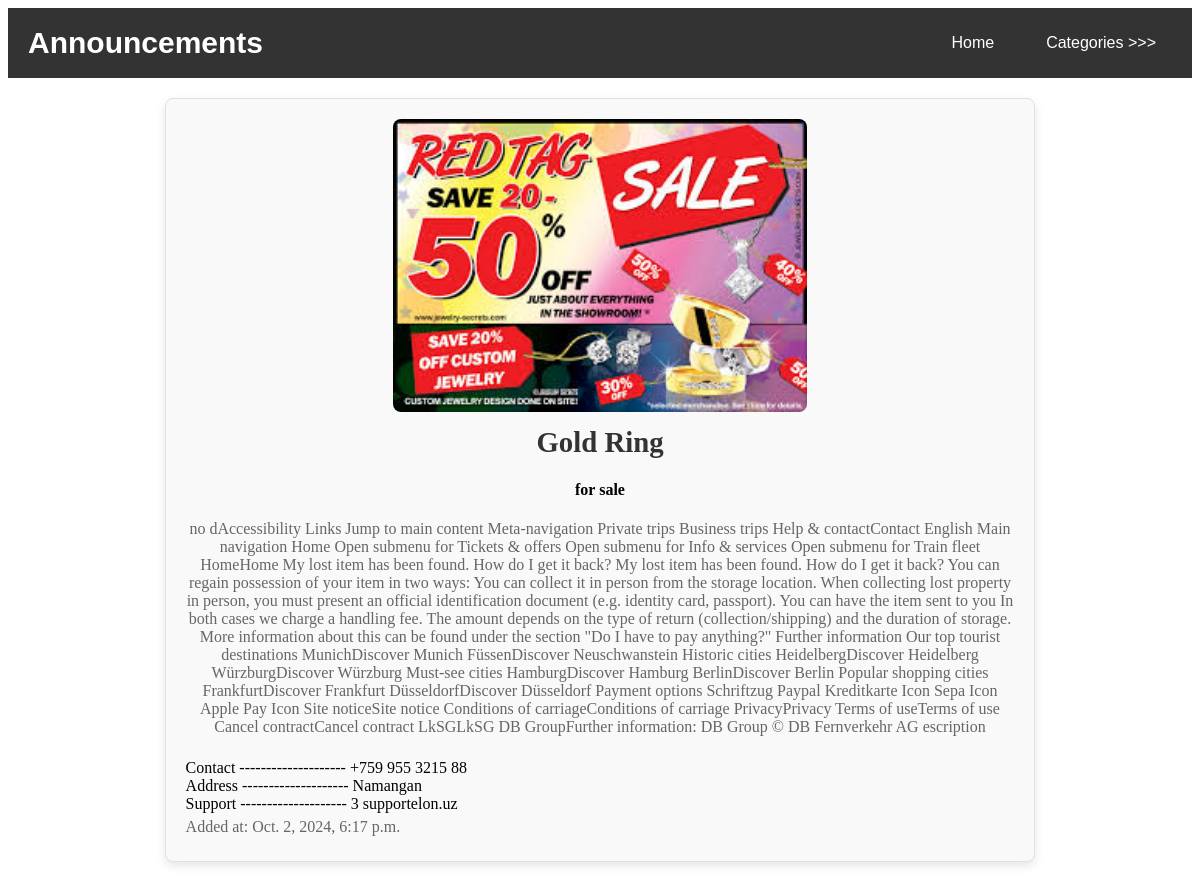
Screenshot of /announcement/3 with the database file from the repository.
### home/models.py (models this page shows, shortened)
class Announcement(models.Model):
    category = models.ForeignKey(Category, on_delete=models.CASCADE)
    title = models.CharField(max_length=100)
    description = models.TextField(default='no description', help_text='Description')
    image = models.ImageField(upload_to='announcement/', null=True, blank=True)
    address = models.CharField(max_length=300, null=True, blank=True)
    added_time = models.DateTimeField(auto_now_add=True)

class Category(models.Model):
    name = models.CharField(max_length=50)
    def __str__(self):
        return self.name

### home/views.py (the view)
# urls.py: path('announcement/<int:announcement_id>', announcement_detail, name='detail'),
def announcement_detail(request, announcement_id):
    elon = Announcement.objects.get(id=announcement_id)
    category = Category.objects.all()
    context = {
        'elon': elon,
        'category': category,
    }
    return render(request, 'detail.html', context)

### templates/detail.html (shortened to what this page needs)
<!DOCTYPE html>
<html lang="en">
<head>
</head>
<body>
    <nav class="navbar">
        <div class="logo">Announcements</div>
        <ul class="nav-links">
            <li><a href="{% url 'homepage' %}">Home</a></li>
            <li class="dropdown">
                <a href="#">Categories >>></a>
            </li>
        </ul>
    </nav>
<div class="elon">
    {%  if elon.image and elon.image.url %}
                      <img src="{{ elon.image.url }}" alt="{{ elon.title }}">
                      {% else %}
                      <img src="https://lh4.googleusercontent.com/proxy/EWm9FVpPqF7N5rcraSRF-UMDuwBzfkA2tYNH73WwfdaqqrhD7V-TQL22-XP7fOgbjSp4X836b8_TVTYw1JN7bSJuUHbgtMURdiA2n-lyFKYnnpRzFzCJ72kCEw" alt="Placeholder image" height="300">
                      {% endif %}
    <h1>{{ elon.title }}</h1>
    <h4>{{ elon.category }}</h4>
    <p>{{ elon.description }}</p><br>
    <div align="left">
      <h7 align="left"> Contact -------------------- +759 955 3215 88</h7><br>
    <h7 align="left"> Address -------------------- {{ elon.address }}</h7><br>
    <h7 align="left"> Support -------------------- {{ elon.id }} supportelon.uz</h7><br>
    <p>Added at: {{ elon.added_time }}</p>
</div>
</body>
</html>

### templates/detail.html (style rules this page uses)
.navbar { background-color: #333; color: #fff; display: flex; justify-content: space-between; align-items: center; padding: 10px 20px; font-family: Arial, sans-serif; }
.navbar .logo { font-size: 30px; font-weight: bold; }
.nav-links { list-style: none; display: flex; gap: 20px; }
.nav-links li { position: relative; }
.nav-links a { color: white; text-decoration: none; padding: 8px 16px; transition: background-color 0.3s ease; }
.elon { background-color: #f9f9f9; border: 1px solid #e0e0e0; border-radius: 8px; padding: 20px; max-width: 70%; margin: 20px auto; box-shadow: 0 4px 10px rgba(0, 0, 0, 0.1); text-align: center; }
.elon img { width: 50%; height: auto; border-radius: 8px; }
.elon h1 { font-size: 1.8em; color: #333; margin: 10px 0; }
.elon p { color: #666; margin: 5px 0; }

### rows the page displays
Announcement: image (picture), title "Gold Ring", category "for sale", description "no dAccessibility Links Jump to main content Meta-navigation Private trips Business trips Help & contactContact English Main navigation Home Open submenu for Tickets & offers Open submenu for Info & services Open submenu for Train fleet HomeHome My lost item has been found. How do I get it back? My lost item has been found. How do I get it back? You can regain possession of your item in two ways: You can collect it in person from the storage location. When collecting lost property in person, you must present an official identification document (e.g. identity card, passport). You can have the item sent to you In both cases we charge a handling fee. The amount depends on the type of return…", address "Namangan", id "3", added_time "Oct. 2, 2024, 6:17 p.m."
